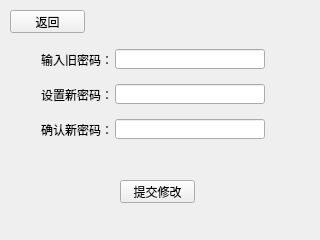
<?xml version="1.0" encoding="UTF-8"?>
<ui version="4.0">
 <class>ChangePasswordView</class>
 <widget class="QWidget" name="ChangePasswordView">
  <property name="geometry">
   <rect>
    <x>0</x>
    <y>0</y>
    <width>320</width>
    <height>240</height>
   </rect>
  </property>
  <property name="windowTitle">
   <string>Form</string>
  </property>
  <widget class="QPushButton" name="pushButton">
   <property name="geometry">
    <rect>
     <x>120</x>
     <y>180</y>
     <width>75</width>
     <height>23</height>
    </rect>
   </property>
   <property name="text">
    <string>提交修改</string>
   </property>
  </widget>
  <widget class="QLabel" name="label">
   <property name="geometry">
    <rect>
     <x>41</x>
     <y>50</y>
     <width>71</width>
     <height>20</height>
    </rect>
   </property>
   <property name="text">
    <string>输入旧密码：</string>
   </property>
  </widget>
  <widget class="QLineEdit" name="elderPassword">
   <property name="geometry">
    <rect>
     <x>115</x>
     <y>49</y>
     <width>150</width>
     <height>20</height>
    </rect>
   </property>
   <property name="echoMode">
    <enum>QLineEdit::Password</enum>
   </property>
  </widget>
  <widget class="QLineEdit" name="newPassword">
   <property name="geometry">
    <rect>
     <x>115</x>
     <y>84</y>
     <width>150</width>
     <height>20</height>
    </rect>
   </property>
   <property name="echoMode">
    <enum>QLineEdit::Password</enum>
   </property>
  </widget>
  <widget class="QLabel" name="label_2">
   <property name="geometry">
    <rect>
     <x>41</x>
     <y>85</y>
     <width>71</width>
     <height>20</height>
    </rect>
   </property>
   <property name="text">
    <string>设置新密码：</string>
   </property>
  </widget>
  <widget class="QLineEdit" name="confirmPassword">
   <property name="geometry">
    <rect>
     <x>115</x>
     <y>119</y>
     <width>150</width>
     <height>20</height>
    </rect>
   </property>
   <property name="echoMode">
    <enum>QLineEdit::Password</enum>
   </property>
  </widget>
  <widget class="QLabel" name="label_3">
   <property name="geometry">
    <rect>
     <x>41</x>
     <y>120</y>
     <width>71</width>
     <height>20</height>
    </rect>
   </property>
   <property name="text">
    <string>确认新密码：</string>
   </property>
  </widget>
  <widget class="QLabel" name="tip">
   <property name="geometry">
    <rect>
     <x>43</x>
     <y>155</y>
     <width>221</width>
     <height>20</height>
    </rect>
   </property>
   <property name="text">
    <string/>
   </property>
   <property name="alignment">
    <set>Qt::AlignCenter</set>
   </property>
  </widget>
  <widget class="QPushButton" name="pushButton_2">
   <property name="geometry">
    <rect>
     <x>10</x>
     <y>10</y>
     <width>75</width>
     <height>23</height>
    </rect>
   </property>
   <property name="text">
    <string>返回</string>
   </property>
  </widget>
 </widget>
 <resources/>
 <connections/>
</ui>
